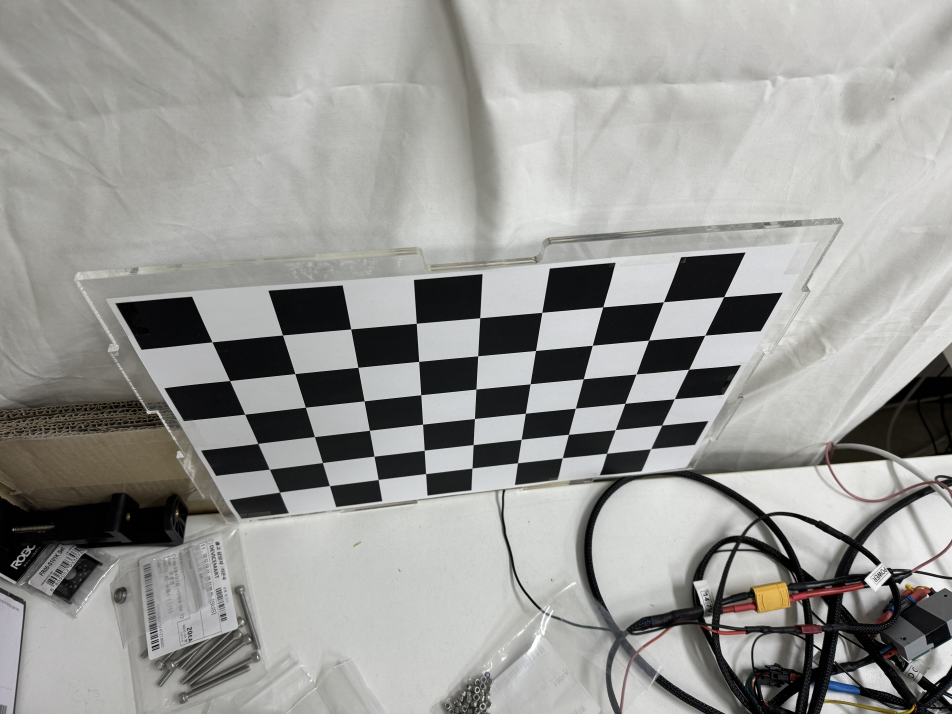
#> input picture imagesforimplicit/1.jpg, 5712 x 4284 px (shown at 1/6 size); its folder holds only this picture in this run
$ jupyter execute '1. cameracal.ipynb'
#> lines starting #> are read from the running program, lines starting #| are printed output that depends on the picture; after the words box and inside, x2 and y2 are one past the last pixel; in counts of white or black regions, pixels touching at a corner belong together; long printed decimals are rounded
# 1. 카메라 내부파라미터 추론

[cell 1]
import cv2
import numpy as np
import glob

#test

# 체스보드 패턴의 내부 코너 개수
checkerboard_size = (9, 6)

# 체스보드 패턴의 각 코너에 대한 3D 좌표 설정
objp = np.zeros((checkerboard_size[0]*checkerboard_size[1], 3), np.float32)
objp[:, :2] = np.mgrid[0:checkerboard_size[0], 0:checkerboard_size[1]].T.reshape(-1, 2)

# 3D 점과 2D 점 저장을 위한 배열
objpoints = []  # 실제 3D 좌표
imgpoints = []  # 이미지 2D 좌표

# 체스보드 이미지 파일 읽기
images = glob.glob('imagesforimplicit/*.jpg')

for fname in images:
    img = cv2.imread(fname)
#> img is the input picture: shape (4284, 5712, 3); mean B, G, R 151.4, 154.3, 154.4
    img = cv2.resize(img, (1920, 1080))
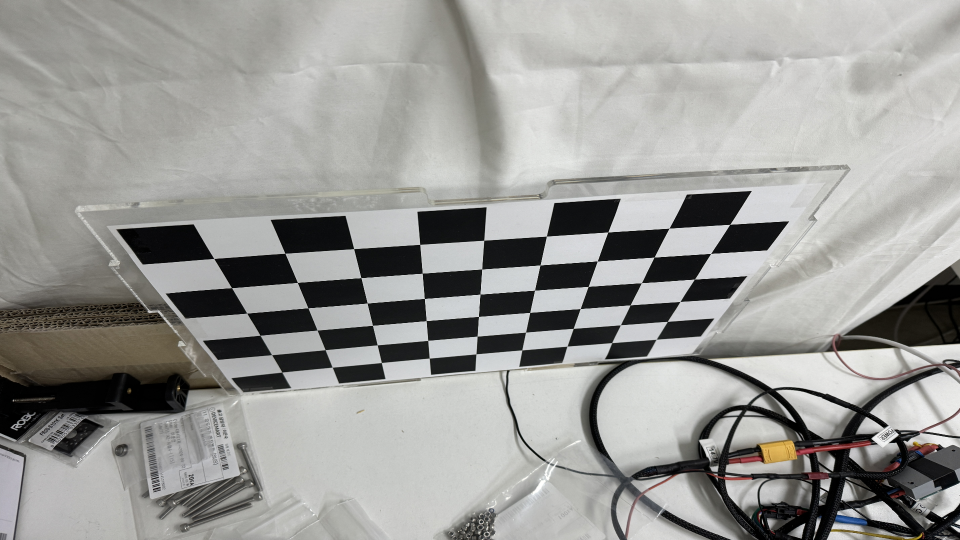
#> img: shape (1080, 1920, 3) (shown at 1/2 size); mean B, G, R 151.2, 154.2, 154.3
    gray = cv2.cvtColor(img, cv2.COLOR_BGR2GRAY)

    # 체스보드 코너 찾기
    ret, corners = cv2.findChessboardCorners(gray, checkerboard_size, None)
#> ret = True; corners = 54 rows, first 8: [428.1, 517.4], [570.5, 507.2], [707.8, 497.9], [840, 489.3], [968, 481], [1093.5, 472.5], [1216, 464.6], [1338.7, 456.5]

    if ret:
        objpoints.append(objp)
        imgpoints.append(corners)

        # 코너를 그려서 확인
        img = cv2.drawChessboardCorners(img, checkerboard_size, corners, ret)
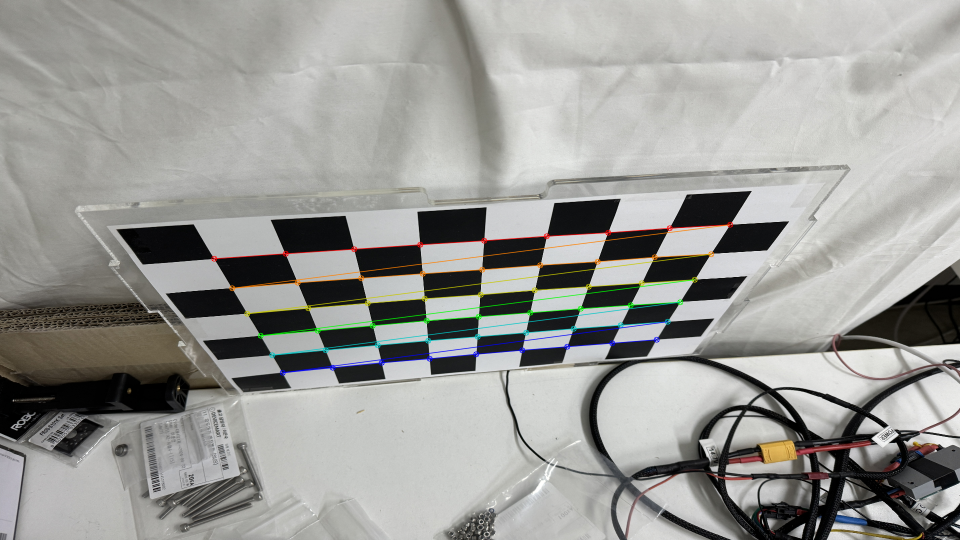
#> img: shape (1080, 1920, 3) (shown at 1/2 size); 1.57% of pixels changed, all inside (x1, y1, x2, y2) = (422, 443, 1467, 752)
        cv2.imshow('img', img)
        cv2.waitKey(500)

cv2.destroyAllWindows()

# 카메라 캘리브레이션 수행
ret, mtx, dist, rvecs, tvecs = cv2.calibrateCamera(objpoints, imgpoints, gray.shape[::-1], None, None)
#> ret = 0.276; mtx = [[1381, 0, 997.9], [0, 1123.5, 528.4], [0, 0, 1]]; dist = [[0.19, -0.417, 0.0118, 0.00158, 0.327]]; rvecs = ([0.971, -0.152, -0.0197],); tvecs = ([-4.19, -0.121, 10.35],)

# 결과 출력
print("카메라 행렬 (내부 파라미터):")
print(mtx)
#| [[1.38096291e+03 0.00000000e+00 9.97942538e+02]
#|  [0.00000000e+00 1.12352902e+03 5.28354465e+02]
#|  [0.00000000e+00 0.00000000e+00 1.00000000e+00]]
print("\n왜곡 계수:")
print(dist)
#| [[ 0.19 -0.4174  0.01179  0.001579  0.3265]]

# 2. 카메라 외부파라미터 추론

[cell 2]
# 좌표축 그리기 함수
def draw_axes(img, corners, imgpts, corner_idx = 0):
    # 각 포인트의 좌표를 정수형으로 변환
    corner = tuple(int(x) for x in corners[corner_idx].ravel())
    img = cv2.line(img, corner, tuple(int(x) for x in imgpts[0].ravel()), (255,0,0), 5)
    img = cv2.line(img, corner, tuple(int(x) for x in imgpts[1].ravel()), (0,255,0), 5)
    img = cv2.line(img, corner, tuple(int(x) for x in imgpts[2].ravel()), (0,0,255), 5)
    return img


# 회전 벡터를 변환하는 함수
def transform_rvec_rotation(rvec):
    R, _ = cv2.Rodrigues(rvec)
    R_z_90 = np.array([[0, -1, 0],
                       [1, 0, 0],
                       [0, 0, 1]])
    R_y_180 = np.array([[-1, 0, 0],
    [0, 1, 0],
    [0, 0, -1]])

    R_new = R @ R_y_180 @ R_z_90
    rvec_new, _ = cv2.Rodrigues(R_new)
    return rvec_new

[cell 3]
# 체커보드의 차원 정의
CHECKERBOARD = (4, 6)
criteria = (cv2.TERM_CRITERIA_EPS + cv2.TERM_CRITERIA_MAX_ITER, 30, 0.001)

# 3D 점의 세계 좌표 정의
objp = np.zeros((CHECKERBOARD[0] * CHECKERBOARD[1], 3), np.float32)
objp[:, :2] = np.mgrid[0:CHECKERBOARD[0], 0:CHECKERBOARD[1]].T.reshape(-1, 2)

# 주어진 디렉터리에 저장된 개별 이미지의 경로 추출
image = './imagesforexplicit/Right.jpg'

# 이미 알고 있는 내부 파라미터 행렬 (예시로 설정)
K1 = np.array([[1.12565025e+03, 0.00000000e+00, 9.60006129e+02],
               [0.00000000e+00, 1.12789841e+03, 5.68305880e+02],
               [0.00000000e+00, 0.00000000e+00, 1.00000000e+00]])

# 왜곡 계수 (예시로 설정)
dist = np.array([[0.12742061, -0.45943817, 0.00251015, 0.00197737, 1.14483895]])

# 외부 파라미터를 저장할 리스트
Rmat = []
tmat = []

# 축의 길이 정의
axis = np.float32([[3,0,0], [0,3,0], [0,0,3]]).reshape(-1,3)

img = cv2.imread(image)
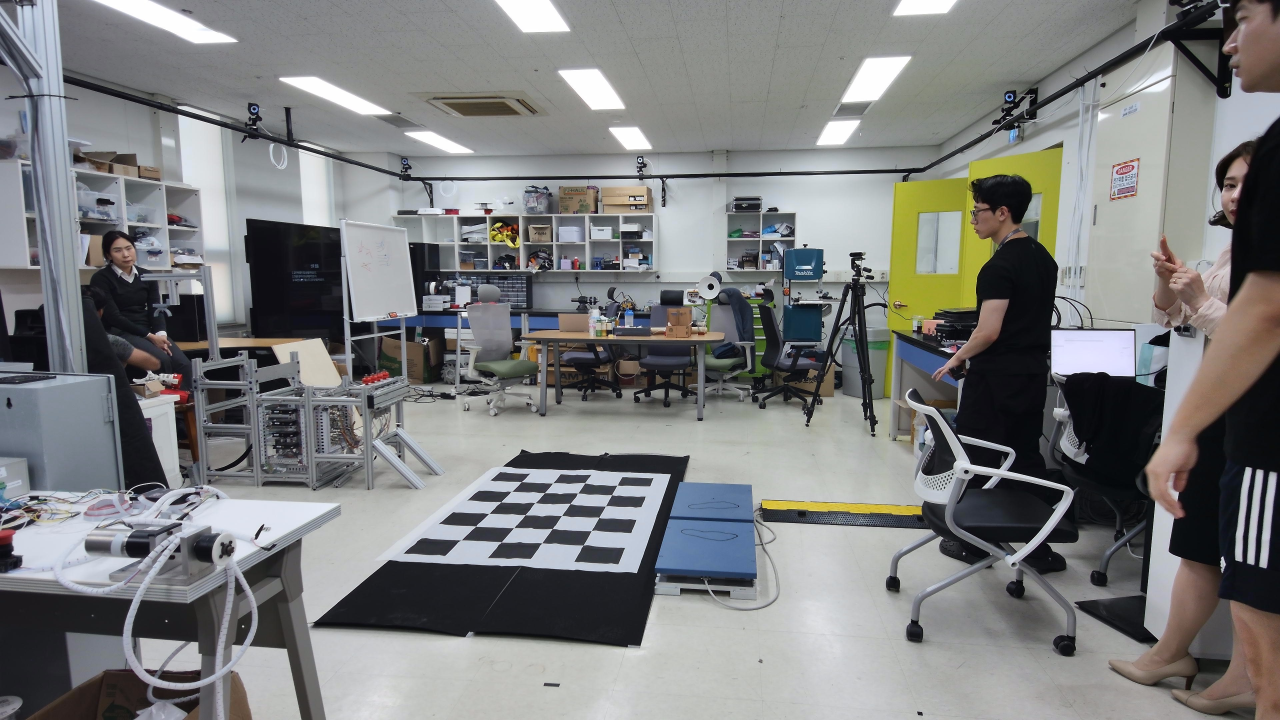
#> input picture imagesforexplicit/Right.jpg, 3840 x 2160 px (shown at 1/3 size)
#> img is the input picture: shape (2160, 3840, 3); mean B, G, R 125.3, 125.2, 124.2
img = cv2.resize(img, (1920, 1080))
#> img: shape (1080, 1920, 3)

gray = cv2.cvtColor(img, cv2.COLOR_BGR2GRAY)
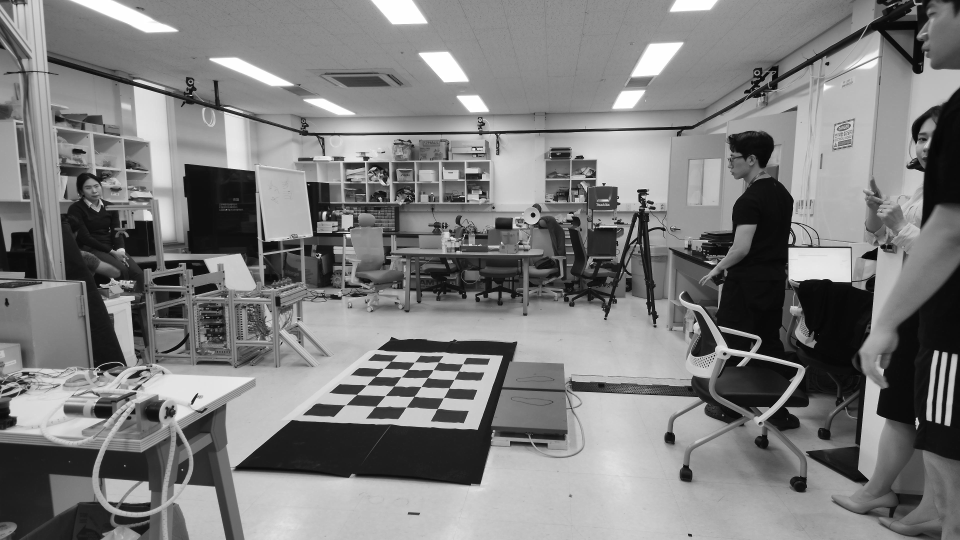
#> gray: shape (1080, 1920) (shown at 1/2 size); min 0, max 255, mean 125
ret, corners = cv2.findChessboardCorners(gray, CHECKERBOARD, None)
#> ret = True; corners = 24 rows, first 8: [782.4, 722.5], [829.3, 724.6], [877.2, 724.5], [926, 727.6], [767.8, 737.3], [816.9, 739.4], [866.5, 739.8], [917.6, 742.4]
if ret:
    corners2 = cv2.cornerSubPix(gray, corners, (11, 11), (-1, -1), criteria)
#> corners2 = 24 rows, first 8: [786.4, 718.5], [829.5, 724.6], [879.7, 720.3], [925.6, 728.2], [767.5, 737.2], [816.7, 739.5], [867.1, 739.7], [917.5, 742.6]
    ret, rvec, tvec = cv2.solvePnP(objp, corners2, K1, dist)
#> rvec = [-1.42, 0.103, 0.11]; tvec = [-3.64, 3.14, 23.24]

    # 회전 변환 적용
    rvec_transformed = transform_rvec_rotation(rvec)
#> in transform_rvec_rotation, `R, _ = cv2.Rodrigues(rvec)`: R = [[0.99, -0.138, 0.00574], [0.0153, 0.151, 0.988], [-0.137, -0.979, 0.151]]
#> in transform_rvec_rotation, `R_new = R @ R_y_180 @ R_z_90`: R_new = [[-0.138, 0.99, -0.00574], [0.151, 0.0153, -0.988], [-0.979, -0.137, -0.151]]
#> in transform_rvec_rotation, `rvec_new, _ = cv2.Rodrigues(R_new)`: rvec_new = [1.25, 1.43, -1.23]
#> rvec_transformed = [1.25, 1.43, -1.23]

    Rmat.append(cv2.Rodrigues(rvec_transformed)[0])
    tmat.append(tvec * 200)

    imgpts, jac = cv2.projectPoints(axis, rvec_transformed, tvec, K1, dist)
#> imgpts = [[733.6, 769.7], [926.8, 726.4], [778.8, 577.2]]
    img = cv2.drawChessboardCorners(img, CHECKERBOARD, corners2, ret)
    img = draw_axes(img, corners2, imgpts, 0)
#> in draw_axes, `corner = tuple(int(x) for x in corners[corner_idx].ravel())`: corner = (786, 718)
#> in draw_axes, `img = cv2.line(img, corner, tuple(int(x) for x in imgpts[0].ravel()), ..`: img: shape (1080, 1920, 3); mean B, G, R 125.4, 125.3, 124.2
    cv2.imshow('Image with World Origin', img)
    cv2.imwrite("./output/"+image.split('\\')[-1], img)
    cv2.waitKey(0)
cv2.destroyAllWindows()

print("회전 행렬 R1:")
print(Rmat[0])
#| [[-0.1381  0.9904 -0.005744 ]
#|  [ 0.1507  0.01528 -0.9885 ]
#|  [-0.9789  -0.1374 -0.1513 ]]
print("변환 벡터 t1:")
print(tmat[0])
#| [[-728.514 ]
#|  [ 628.740]
#|  [4647.411]]

[cell 4]
# 3D 점의 세계 좌표 정의
objp = np.zeros((CHECKERBOARD[0] * CHECKERBOARD[1], 3), np.float32)
objp[:, :2] = np.mgrid[0:CHECKERBOARD[0], 0:CHECKERBOARD[1]].T.reshape(-1, 2)
objp[:, 0] = CHECKERBOARD[0] - 1 - objp[:, 0]  # x 좌표 반전
objp[:, 1] = CHECKERBOARD[1] - 1 - objp[:, 1]  # y 좌표 반전

# 주어진 디렉터리에 저장된 개별 이미지의 경로 추출
image = './imagesforexplicit/Left.jpg'

# 이미 알고 있는 내부 파라미터 행렬 (예시로 설정)
K2 = np.array([[1.12565025e+03, 0.00000000e+00, 9.60006129e+02],
               [0.00000000e+00, 1.12789841e+03, 5.68305880e+02],
               [0.00000000e+00, 0.00000000e+00, 1.00000000e+00]])

img = cv2.imread(image)
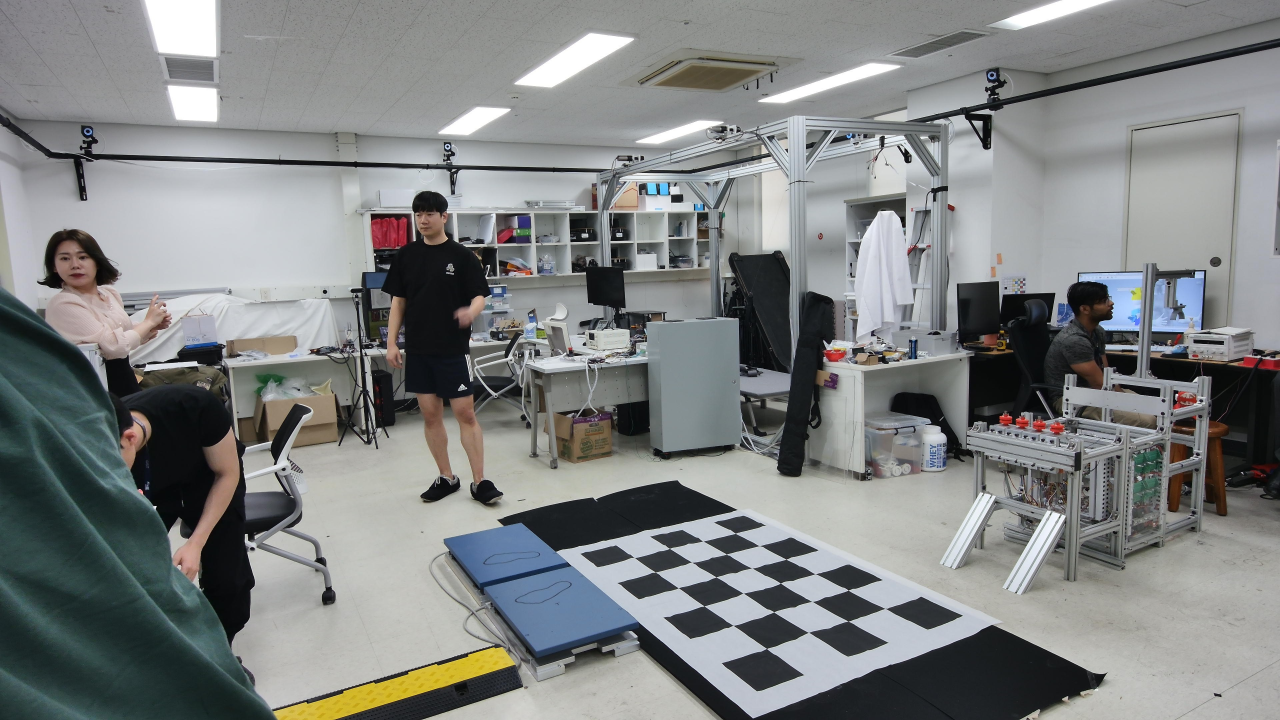
#> input picture imagesforexplicit/Left.jpg, 3840 x 2160 px (shown at 1/3 size)
#> img is the input picture: shape (2160, 3840, 3); mean B, G, R 129.7, 129.9, 127.2
img = cv2.resize(img, (1920, 1080))
#> img: shape (1080, 1920, 3)

gray = cv2.cvtColor(img, cv2.COLOR_BGR2GRAY)
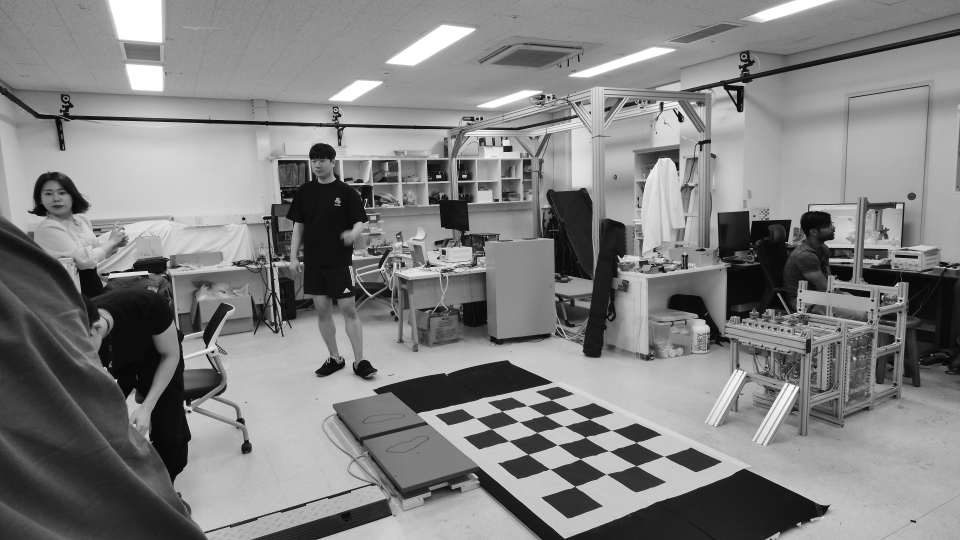
#> gray: shape (1080, 1920) (shown at 1/2 size); min 1, max 255, mean 129.2
ret, corners = cv2.findChessboardCorners(gray, CHECKERBOARD, None)
#> corners = 24 rows, first 8: [952.3, 836.7], [1004.4, 822.8], [1054.5, 811.9], [1103.3, 800.1], [983.3, 858.4], [1038.1, 843.5], [1089.8, 831.4], [1140.5, 819.2]
if ret:
    corners2 = cv2.cornerSubPix(gray, corners, (11, 11), (-1, -1), criteria)
#> corners2 = 24 rows, first 8: [950.9, 835.8], [1004.3, 822.6], [1054.6, 811.6], [1103.4, 800], [982.8, 857.9], [1037.5, 843.3], [1090.4, 831.4], [1139.5, 818.6]
    ret, rvec, tvec = cv2.solvePnP(objp, corners2, K2, dist)
#> rvec = [-0.432, 1.77, 2.04]; tvec = [4.91, 4.59, 15.32]

    # 회전 변환 적용
    rvec_transformed = transform_rvec_rotation(rvec)
#> rvec_transformed = [0.979, -1.72, 1.45]

    Rmat.append(cv2.Rodrigues(rvec_transformed)[0])
    tmat.append(tvec * 200)

    imgpts, jac = cv2.projectPoints(axis, rvec_transformed, tvec, K2, dist)
#> imgpts = [[1179.3, 838.3], [1149.3, 971.5], [1330.5, 693.6]]
    img = cv2.drawChessboardCorners(img, CHECKERBOARD, corners2, ret)
    img = draw_axes(img, corners2, imgpts, 23)
#> call 2 of draw_axes, with corners = array of shape (24, 1, 2), imgpts = array of shape (3, 1, 2), corner_idx = 23
#> in draw_axes (call 2), `corner = tuple(int(x) for x in corners[corner_idx].ravel())`: corner = (1328, 912)
#> in draw_axes (call 2), `img = cv2.line(img, corner, tuple(int(x) for x in imgpts[2].ravel()), ..`:
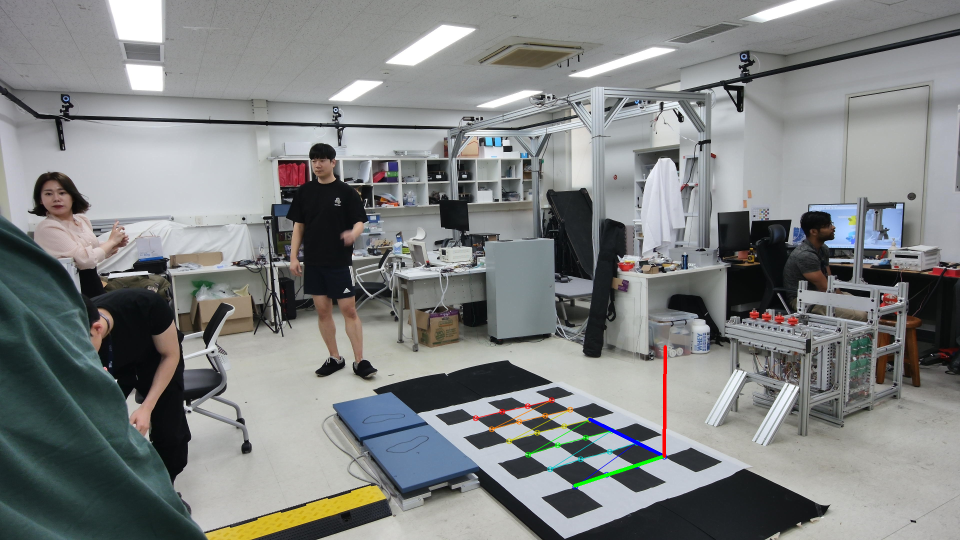
#> img: shape (1080, 1920, 3) (shown at 1/2 size); mean B, G, R 129.6, 129.9, 127.2
    cv2.imshow('Image with World Origin', img)
    cv2.imwrite("./output/"+image.split('\\')[-1], img)
    cv2.waitKey(0)
cv2.destroyAllWindows()

print("회전 행렬 R2:")
print(Rmat[1])
#| [[-0.4881 -0.8724 -0.02736]
#|  [-0.1179   0.09696 -0.9883]
#|  [ 0.8648 -0.4791  -0.1502]]
print("변환 벡터 t2:")
print(tmat[1])
#| [[ 982.561]
#|  [ 918.264]
#|  [3063.350 ]]
